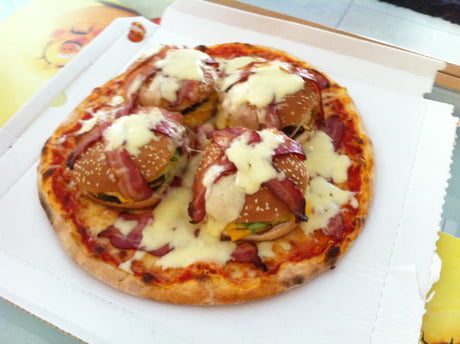
#> input picture img/pizza.jpg, 460 x 344 px
$ python GeometricTransformation3.py
#> lines starting #> are read from the running program, lines starting #| are printed output that depends on the picture; after the words box and inside, x2 and y2 are one past the last pixel; in counts of white or black regions, pixels touching at a corner belong together
import cv2 as cv
import numpy as np
from matplotlib import pyplot as plt

img = cv.imread("../img/pizza.jpg")
#> img is the input picture: shape (344, 460, 3); mean B, G, R 156.7, 180.5, 203.4
rows, cols, chs = img.shape
#> rows = 344; cols = 460; chs = 3

# they are all width and height
pts1 = np.float32([[76, 65], [345, 52], [28, 327], [389, 290]])
pts2 = np.float32([[0, 0], [300, 0], [0, 300], [300, 300]])
M = cv.getPerspectiveTransform(pts1, pts2)
dst = cv. warpPerspective(img, M, (300, 300))
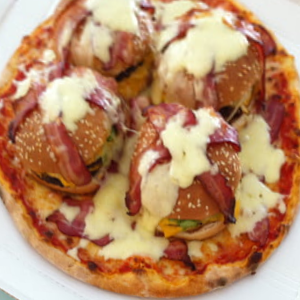
#> dst: shape (300, 300, 3); mean B, G, R 104.9, 140.1, 185.5

# draw the four corners that of the part that to be Transformed
# we can use it to make a picture regular from distorted
for i in range(len(pts1)):
    cv.circle(img, (pts1[i, 0], pts1[i, 1]), 5, [0, 0, 255], -1)
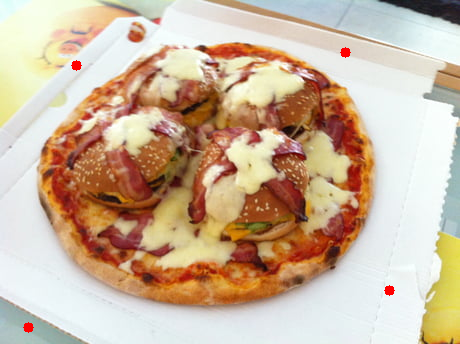
#> img: shape (344, 460, 3); 0.2% of pixels changed, all inside (x1, y1, x2, y2) = (23, 47, 395, 333)
img = cv.cvtColor(img, cv.COLOR_BGR2RGB)
dst = cv.cvtColor(dst, cv.COLOR_BGR2RGB)

plt.subplot(121), plt.imshow(img), plt.title("input")
plt.subplot(122), plt.imshow(dst), plt.title('output')
plt.show()
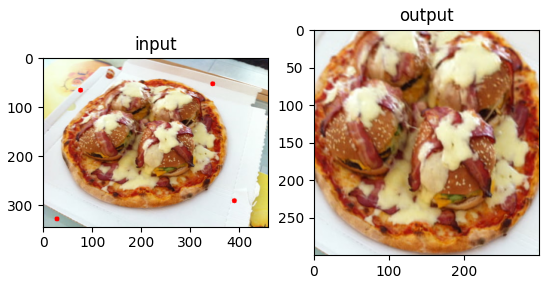
#> figure drawn by matplotlib, 2 panels

$ run again, with img/blox.jpg copied over img/pizza.jpg
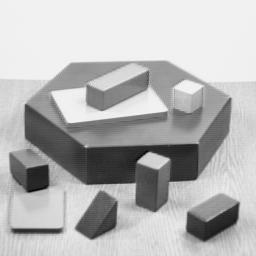
#> input picture img/blox.jpg, 256 x 256 px
#> img is the input picture: shape (256, 256, 3); min 0, max 252, mean 182.8
#> `dst = cv. warpPerspective(img, M, (300, 300))`:
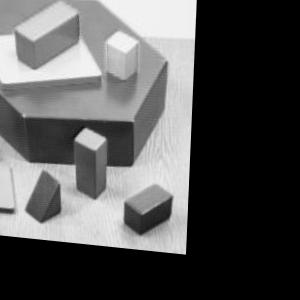
#> dst: shape (300, 300, 3); min 0, max 247, mean 85.8
#> `plt.show()`:
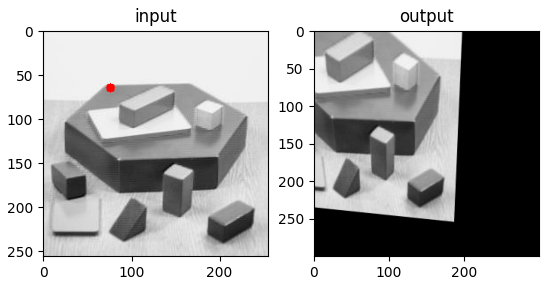
#> figure drawn by matplotlib, 2 panels
